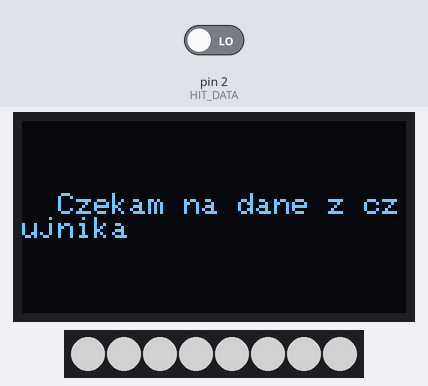
A sketch run on a simulated Arduino Uno, built with avr-gcc and run on an emulated ATmega328P. Shown: 128×64 one-colour display, 8 RGB LEDs in strip order, left to right. The test bench sets the inputs (shaded band); at power-on: pin 2 (HIT_DATA) LOW. Dim RGB values are drawn brighter than linear; what the sketch prints to the serial monitor is not drawn.

Above: at 1.7 s.
At 11.8 s:
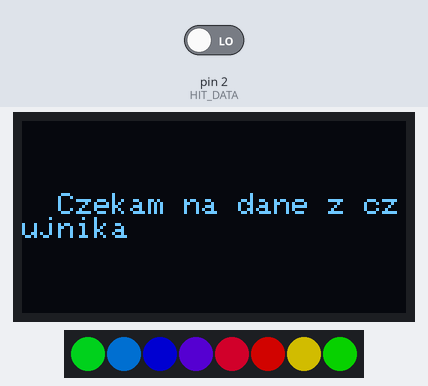
11.9 s: pin 2 (HIT_DATA) driven LOW
At 22.0 s:
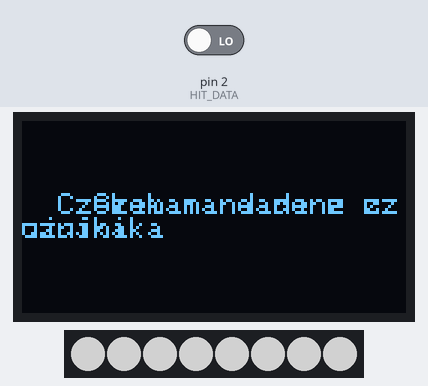
Timing chart, 0 to 32.0 s (numbered marks = the images above; inputs shaded):
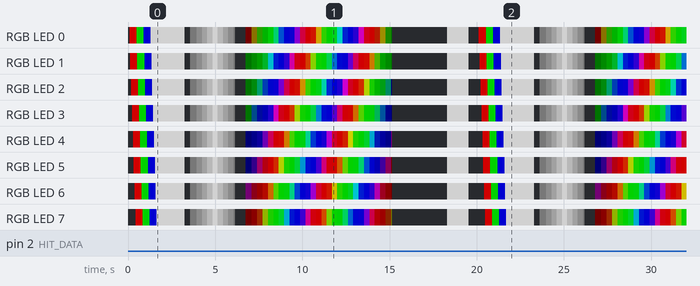

The sketch:

sketch_jul08a.ino
```cpp
#include <SPI.h>
#include <Wire.h>
#include <Adafruit_GFX.h>
#include <Adafruit_SH1106.h>
#include <Adafruit_NeoPixel.h>
//definiujemy piny I2C, do&nbsp;których&nbsp;podłączony został wyświetlacz
#define OLED_SDA 21
#define OLED_SCL 22
#define HIT_DATA 2

#ifdef __AVR__
#include <avr/power.h> // Required for 16 MHz Adafruit Trinket
#endif

// Which pin on the Arduino is connected to the NeoPixels?
// On a Trinket or Gemma we suggest changing this to 1:
#define LED_PIN     18

// How many NeoPixels are attached to the Arduino?
#define LED_COUNT  8

// NeoPixel brightness, 0 (min) to 255 (max)
#define BRIGHTNESS 120 // Set BRIGHTNESS to about 1/5 (max = 255)

// Declare our NeoPixel strip object:
Adafruit_NeoPixel strip(LED_COUNT, LED_PIN, NEO_GRBW + NEO_KHZ800);
// Argument 1 = Number of pixels in NeoPixel strip
// Argument 2 = Arduino pin number (most are valid)
// Argument 3 = Pixel type flags, add together as needed:
//   NEO_KHZ800  800 KHz bitstream (most NeoPixel products w/WS2812 LEDs)
//   NEO_KHZ400  400 KHz (classic 'v1' (not v2) FLORA pixels, WS2811 drivers)
//   NEO_GRB     Pixels are wired for GRB bitstream (most NeoPixel products)
//   NEO_RGB     Pixels are wired for RGB bitstream (v1 FLORA pixels, not v2)
//   NEO_RGBW    Pixels are wired for RGBW bitstream (NeoPixel RGBW products)


int val;

Adafruit_SH1106 display(OLED_SDA, OLED_SCL);

void setup()   {
  Serial.begin(115200);
  //definiujemy rodzaj użytego wyświetlacza oraz&nbsp;adres I2C
  display.begin(SH1106_SWITCHCAPVCC, 0x3C);
  display.clearDisplay();
  display.display();
  //ustawiamy rozmiar czcionki, kolor, położenie kursora oraz&nbsp;wyświetlany tekst
  display.setTextColor(WHITE);
  display.setCursor(12, 24);
  display.println("Czekam na dane z czujnika");
  display.display();

  pinMode(HIT_DATA, INPUT);

  // These lines are specifically to support the Adafruit Trinket 5V 16 MHz.
  // Any other board, you can remove this part (but no harm leaving it):
#if defined(__AVR_ATtiny85__) && (F_CPU == 16000000)
  clock_prescale_set(clock_div_1);
#endif
  // END of Trinket-specific code.

  strip.begin();           // INITIALIZE NeoPixel strip object (REQUIRED)
  strip.show();            // Turn OFF all pixels ASAP
  strip.setBrightness(BRIGHTNESS);
}

void loop() {
  blinkLeds();
  listenToHitSensor();
}

void listenToHitSensor() {
  val = digitalRead(HIT_DATA);
  display.setTextSize(3);
  Serial.println(val == HIGH ? '1' : '0');
  display.setCursor(24, 24);
  if (val == HIGH) {
    display.println("HIT");
  } else {
    display.setTextSize(1);
    display.println("Czekam na dane z czujnika");
  }
  display.display();
  display.clearDisplay();
}

void blinkLeds() {
  // Fill along the length of the strip in various colors...
  colorWipe(strip.Color(255,   0,   0)     , 50); // Red
  colorWipe(strip.Color(  0, 255,   0)     , 50); // Green
  colorWipe(strip.Color(  0,   0, 255)     , 50); // Blue
  colorWipe(strip.Color(  0,   0,   0, 255), 50); // True white (not RGB white)

  whiteOverRainbow(75, 5);

  pulseWhite(5);

  rainbowFade2White(3, 3, 1);
}

void colorWipe(uint32_t color, int wait) {
  for (int i = 0; i < strip.numPixels(); i++) { // For each pixel in strip...
    strip.setPixelColor(i, color);         //  Set pixel's color (in RAM)
    strip.show();                          //  Update strip to match
    delay(wait);                           //  Pause for a moment
  }
}

void whiteOverRainbow(int whiteSpeed, int whiteLength) {

  if (whiteLength >= strip.numPixels()) whiteLength = strip.numPixels() - 1;

  int      head          = whiteLength - 1;
  int      tail          = 0;
  int      loops         = 3;
  int      loopNum       = 0;
  uint32_t lastTime      = millis();
  uint32_t firstPixelHue = 0;

  for (;;) { // Repeat forever (or until a 'break' or 'return')
    for (int i = 0; i < strip.numPixels(); i++) { // For each pixel in strip...
      if (((i >= tail) && (i <= head)) ||     //  If between head & tail...
          ((tail > head) && ((i >= tail) || (i <= head)))) {
        strip.setPixelColor(i, strip.Color(0, 0, 0, 255)); // Set white
      } else {                                             // else set rainbow
        int pixelHue = firstPixelHue + (i * 65536L / strip.numPixels());
        strip.setPixelColor(i, strip.gamma32(strip.ColorHSV(pixelHue)));
      }
    }

    strip.show(); // Update strip with new contents
    // There's no delay here, it just runs full-tilt until the timer and
    // counter combination below runs out.

    firstPixelHue += 40; // Advance just a little along the color wheel

    if ((millis() - lastTime) > whiteSpeed) { // Time to update head/tail?
      if (++head >= strip.numPixels()) {     // Advance head, wrap around
        head = 0;
        if (++loopNum >= loops) return;
      }
      if (++tail >= strip.numPixels()) {     // Advance tail, wrap around
        tail = 0;
      }
      lastTime = millis();                   // Save time of last movement
    }
  }
}

void pulseWhite(uint8_t wait) {
  for (int j = 0; j < 256; j++) { // Ramp up from 0 to 255
    // Fill entire strip with white at gamma-corrected brightness level 'j':
    strip.fill(strip.Color(0, 0, 0, strip.gamma8(j)));
    strip.show();
    delay(wait);
  }

  for (int j = 255; j >= 0; j--) { // Ramp down from 255 to 0
    strip.fill(strip.Color(0, 0, 0, strip.gamma8(j)));
    strip.show();
    delay(wait);
  }
}

void rainbowFade2White(int wait, int rainbowLoops, int whiteLoops) {
  int fadeVal = 0, fadeMax = 100;

  // Hue of first pixel runs 'rainbowLoops' complete loops through the color
  // wheel. Color wheel has a range of 65536 but it's OK if we roll over, so
  // just count from 0 to rainbowLoops*65536, using steps of 256 so we
  // advance around the wheel at a decent clip.
  for (uint32_t firstPixelHue = 0; firstPixelHue < rainbowLoops * 65536;
       firstPixelHue += 256) {

    for (int i = 0; i < strip.numPixels(); i++) { // For each pixel in strip...

      // Offset pixel hue by an amount to make one full revolution of the
      // color wheel (range of 65536) along the length of the strip
      // (strip.numPixels() steps):
      uint32_t pixelHue = firstPixelHue + (i * 65536L / strip.numPixels());

      // strip.ColorHSV() can take 1 or 3 arguments: a hue (0 to 65535) or
      // optionally add saturation and value (brightness) (each 0 to 255).
      // Here we're using just the three-argument variant, though the
      // second value (saturation) is a constant 255.
      strip.setPixelColor(i, strip.gamma32(strip.ColorHSV(pixelHue, 255,
                                           255 * fadeVal / fadeMax)));
    }

    strip.show();
    delay(wait);

    if (firstPixelHue < 65536) {                             // First loop,
      if (fadeVal < fadeMax) fadeVal++;                      // fade in
    } else if (firstPixelHue >= ((rainbowLoops - 1) * 65536)) { // Last loop,
      if (fadeVal > 0) fadeVal--;                            // fade out
    } else {
      fadeVal = fadeMax; // Interim loop, make sure fade is at max
    }
  }

  for (int k = 0; k < whiteLoops; k++) {
    for (int j = 0; j < 256; j++) { // Ramp up 0 to 255
      // Fill entire strip with white at gamma-corrected brightness level 'j':
      strip.fill(strip.Color(0, 0, 0, strip.gamma8(j)));
      strip.show();
    }
    delay(1000); // Pause 1 second
    for (int j = 255; j >= 0; j--) { // Ramp down 255 to 0
      strip.fill(strip.Color(0, 0, 0, strip.gamma8(j)));
      strip.show();
    }
  }

  delay(500); // Pause 1/2 second
}
```

Measured:
- what the display in image 0 shows lasts 1.6 s, from 1.7 s to 3.3 s
